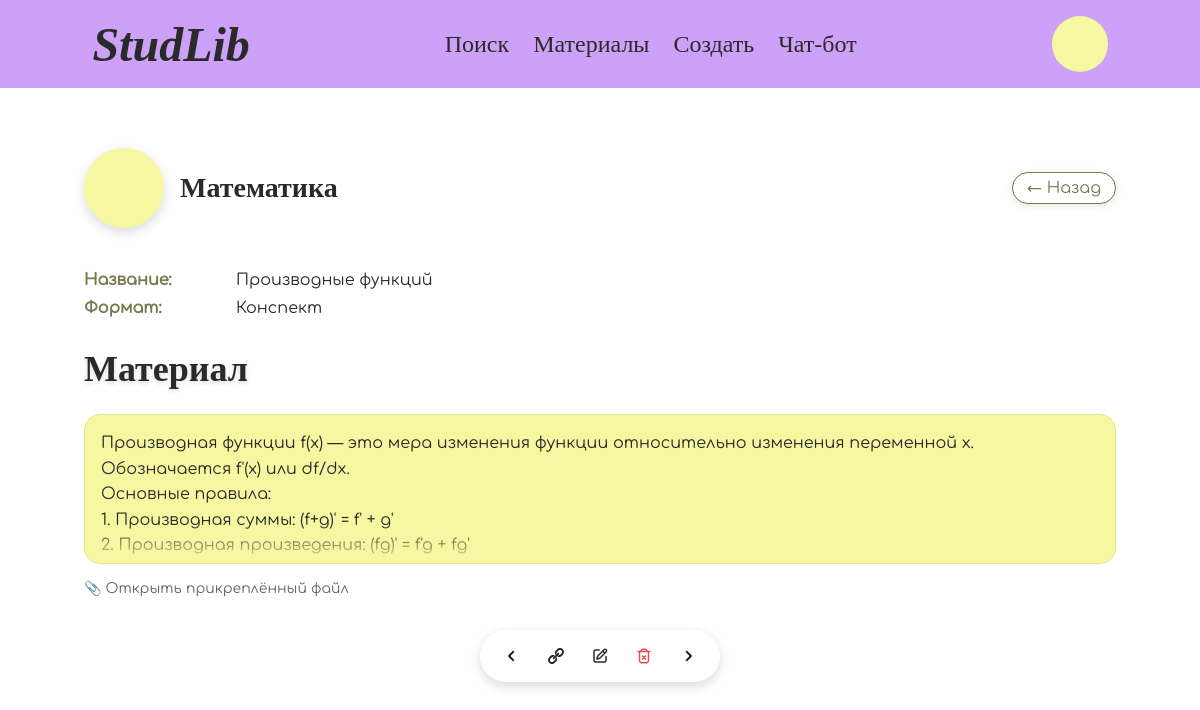
The app's page /materials/view.php?id=1&return_to=folders/list.php, older data.
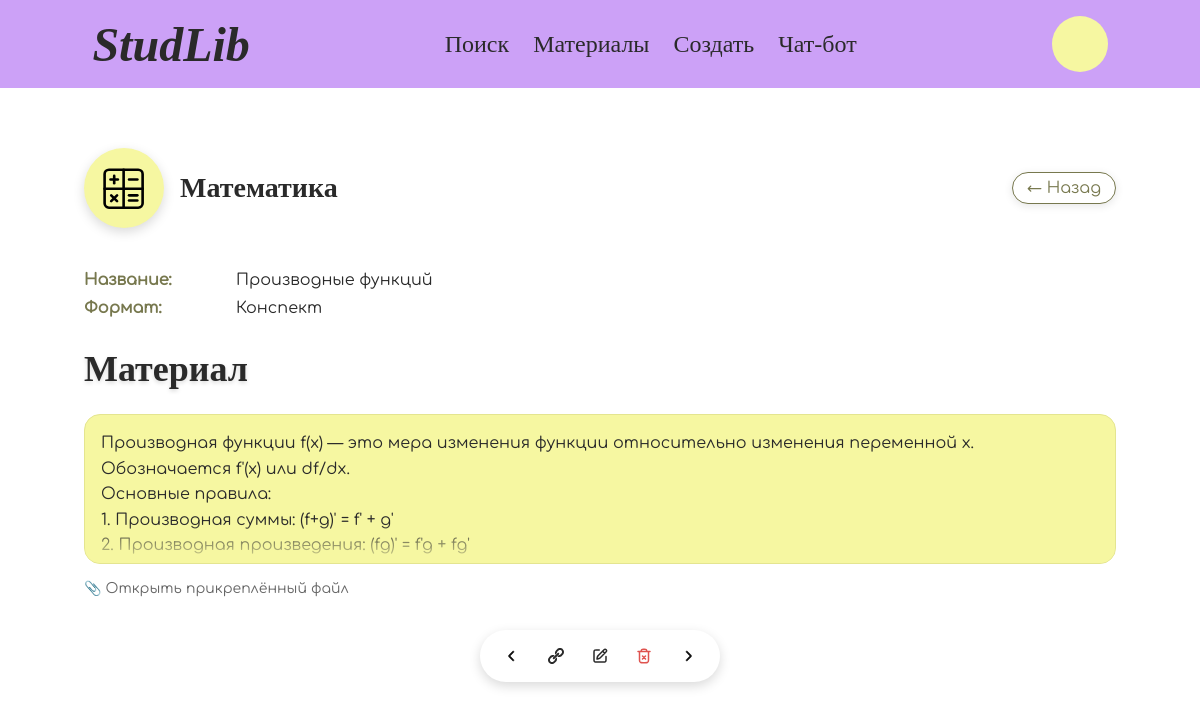
The same page, newer data.
### tables this page shows
CREATE TABLE IF NOT EXISTS materials (
    id INT AUTO_INCREMENT PRIMARY KEY,
    name VARCHAR(100) NOT NULL,
    type_id INT NOT NULL,
    folder_id INT DEFAULT NULL,
    user_id INT NOT NULL,
    path VARCHAR(255) DEFAULT NULL,
    tags TEXT DEFAULT NULL,
    content TEXT DEFAULT NULL,
    FOREIGN KEY (type_id) REFERENCES mat_types(id) ON DELETE CASCADE,
    FOREIGN KEY (folder_id) REFERENCES folders(id) ON DELETE CASCADE,
    FOREIGN KEY (user_id) REFERENCES users(id) ON DELETE CASCADE
);

CREATE TABLE IF NOT EXISTS folders (
    id INT AUTO_INCREMENT PRIMARY KEY,
    name VARCHAR(100) NOT NULL,
    user_id INT NOT NULL,
    tags TEXT DEFAULT NULL,
    icon VARCHAR(50) DEFAULT NULL,
    FOREIGN KEY (user_id) REFERENCES users(id) ON DELETE CASCADE
);

CREATE TABLE IF NOT EXISTS mat_types (
    id INT AUTO_INCREMENT PRIMARY KEY,
    name VARCHAR(50) UNIQUE NOT NULL
);

### materials/view.php (the view, shortened to what this page needs)
<?php
require '../config/db.php';
$id = isset($_GET['id']) ? (int)$_GET['id'] : 0;
$stmt = $pdo->prepare("
    SELECT m.*,
           f.name AS folder_name,
           f.id AS folder_id,
           f.icon AS folder_icon,
           mt.name AS type_name
    FROM materials m
    LEFT JOIN folders f ON m.folder_id = f.id
    LEFT JOIN mat_types mt ON m.type_id = mt.id
    WHERE m.id = ?
");
$stmt->execute([$id]);
$material = $stmt->fetch(PDO::FETCH_ASSOC);
$return_url = $_GET['return_to'] ?? null;
if ($return_url) {
    $return_url = '../' . $return_url;
} else {
    $return_url = $material['folder_id']
        ? "../folders/view.php?id=" . $material['folder_id']
        : "../folders/list.php";
}
?>
<!DOCTYPE html>
<html lang="ru">
<head>
    <link rel="stylesheet" href="../assets/css/materials.css">
    <link rel="stylesheet" href="../assets/css/main.css">
</head>
<body>
    <?php require_once __DIR__ . '/../includes/header.php'; ?>
<main>
    <?php if ($material['folder_id']): ?>
        <div class="folder-section">
            <div class="folder-header">
                <div class="folder-icon">
                    <?php if (!empty($material['folder_icon'])): ?>
                        <img src="../assets/icons/<?php echo htmlspecialchars($material['folder_icon']); ?>" alt="<?php echo htmlspecialchars($material['folder_name']); ?>">
                    <?php endif; ?>
                </div>
                <div class="folder-info-wrapper">
                    <div class="folder-title"><?php echo htmlspecialchars($material['folder_name']); ?></div>
                </div>
                <div class="folder-actions">
                    <a href="<?php echo htmlspecialchars($return_url); ?>" class="button_edit">
                        ← Назад
                    </a>
                </div>
            </div>
        </div>
    <?php endif; ?>
    <section>
        <p class="material-view-row"><strong>Название:</strong> <?= htmlspecialchars($material['name'] ?? '') ?></p>
        <p class="material-view-row"><strong>Формат:</strong> <?= htmlspecialchars($material['type_name'] ?? 'Не указан') ?></p>
    </section>
    <section>
        <h3 class="instruct">Материал</h3>
        <div class="material-text collapsed" id="materialText">
            <?= nl2br(htmlspecialchars($material['content'] ?? '')) ?>
        </div>
        <?php if (!empty($material['path'])): ?>
        <p class="attached-file-link">
            <a href="<?= htmlspecialchars($material['path']) ?>" target="_blank">📎 Открыть прикреплённый файл</a>
        </p>
        <?php endif; ?>
    </section>
    <div class="action-bar-compact">
        <form action="../materials/view.php" method="get">
            <button class="action-btn prev" type="submit">
            </button>
        </form>
        <button class="action-btn share" onclick="navigator.clipboard.writeText(window.location.href)">
            <img src="../assets/img/link.svg" alt="Поделиться" class="action-icon">
        </button>
        <form action="../materials/edit.php" method="get">
            <button class="action-btn rotate" type="submit">
                <img src="../assets/img/edit.svg" alt="Редактировать" class="action-icon">
            </button>
        </form>
        <form action="../materials/delete.php" method="post">
            <button class="action-btn danger" type="submit">
                <img src="../assets/img/delete.svg" alt="Удалить" class="action-icon">
            </button>
        </form>
        <form action="../materials/view.php" method="get">
            <button class="action-btn next" type="submit">
            </button>
        </form>
    </div>
</main>
</body>
</html>

### includes/header.php (shortened to what this page needs)
<?php
$scriptPath = $_SERVER['SCRIPT_NAME'];
$scriptDir = dirname($scriptPath);
$basePath = ($scriptDir !== '/' && $scriptDir !== '.' && $scriptDir !== '\\') ? '../' : '';
$cabinetPath = strpos($_SERVER['SCRIPT_NAME'], 'cabinet/') !== false ? 'index.php' : $basePath . 'cabinet/index.php';
?>
<header class="main-header">
    <div class="header-row">
        <div class="header-title">StudLib</div>
        <nav class="header-nav">
            <a href="<?= $basePath ?>search/index.php">Поиск</a>
            <a href="<?= $basePath ?>folders/list.php">Материалы</a>
            <div class="dropdown">
                <label for="add-dropdown" class="dropdown-toggle">Создать</label>
            </div>
            <a href="https://web.telegram.org/k/">Чат-бот</a>
        </nav>
        <div class="profile-inline">
            <a href="<?= $cabinetPath ?>" class="prof_pic" title="Личный кабинет">
            </a>
        </div>
    </div>
</header>

### assets/css/materials.css (style rules this page uses)
* { margin: 0; padding: 0; box-sizing: border-box; }
:root { --fs-body: clamp(20px, 2vw, 36px); --fs-h1: clamp(36px, 4vw, 64px); --fs-h2: clamp(28px, 3.5vw, 48px); --fs-label: clamp(20px, 2.2vw, 32px); --fs-btn: clamp(10px, 1.8vw, 18px); --fs-tooltip: clamp(14px, 1.5vw, 18px); --space-xs: clamp(4px, 1vw, 8px); --space-s: clamp(8px, 1.5vw, 16px); --space-m: clamp(12px, 2vw, 24px); --space-l: clamp(20px, 3vw, 40px); --bp-mobile: 600px; --bp-tablet: 850px; --bp-desktop: 1250px; }
body { font-family: Comfortaa, sans-serif; font-size: var(--fs-body); color: #2A2A2A; }
.instruct { font-family: Bulbasaur; font-size: clamp(24px, 3vw, 36px); margin-bottom: 16px; margin-top: 8px; text-shadow: 0 2px 4px rgba(0, 0, 0, 0.15); }
section p strong { color: #77784E; }
section { margin-bottom: 20px; }
section p { margin: 4px 0; font-size: 16px; line-height: 1.5; }
.material-edit-row, .material-view-row { display: flex; align-items: center; gap: 2px; }
.material-edit-row strong, .material-view-row strong { min-width: 140px; flex-shrink: 0; }
.action-bar-compact { display: flex; flex-wrap: wrap; align-items: center; justify-content: center; gap: 12px; padding: 10px 16px; margin: 30px auto 0; border-radius: 30px; background: #FFFFFF; box-shadow: 0 4px 12px rgba(0, 0, 0, 0.15); width: fit-content; }
.action-btn { width: 32px; height: 32px; border: none; background: transparent; border-radius: 50%; display: flex; align-items: center; justify-content: center; cursor: pointer; position: relative; transition: transform 0.2s ease, background-color 0.2s ease; }
.action-btn svg { width: 18px; height: 18px; stroke: #2A2A2A; fill: #2A2A2A; }
.action-icon { width: 18px; height: 18px; display: block; object-fit: contain; }
.action-btn.share .action-icon { width: 16px; height: 16px; }
.action-btn.danger .action-icon { filter: brightness(0) saturate(100%) invert(40%) sepia(89%) saturate(1352%) hue-rotate(330deg) brightness(92%) contrast(89%); }
a { color: #9485A2; }
.material-text { max-height: 150px; overflow: hidden; transition: max-height 0.3s ease, background-color 0.2s ease, border-color 0.2s ease; padding: 16px; border-radius: 16px; background-color: #F6F7A1; border: 1px solid #E4E590; font-size: 16px; line-height: 1.6; margin-bottom: 12px; cursor: pointer; position: relative; }
.material-text::after { content: ''; position: absolute; bottom: 0; left: 0; right: 0; height: 40px; background: linear-gradient(to bottom, transparent, rgba(246, 247, 161, 0.95)); pointer-events: none; transition: opacity 0.3s ease; }
.attached-file-link { margin-top: 12px; text-align: left; }
.attached-file-link a { font-size: 14px; color: #666; text-decoration: none; transition: color 0.2s ease; }
.folder-info-wrapper { flex-grow: 1; display: flex; flex-direction: column; gap: clamp(4px, 0.8vw, 8px); min-width: 0; flex: 1 1 auto; }

Row changes from the older to the newer data that the page shows:
changed through a linked row, materials "Производные функций": folder.icon: picture added
